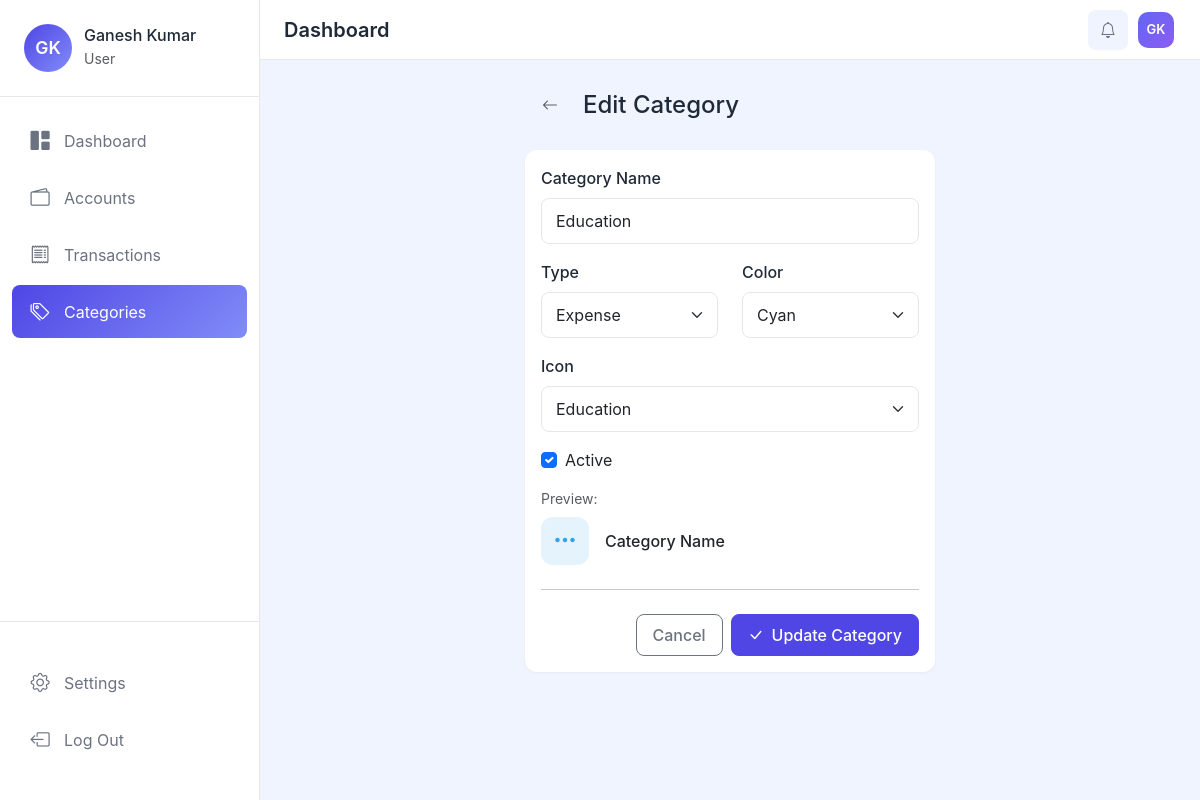
The app's page /categories/8/edit/ (signed in) with its own data.
### apps/accounts/models.py (models this page shows, shortened)
class UserProfile(models.Model):
    CURRENCY_CHOICES = [
        ('NPR', 'Nepali Rupee (रू)'),
        ('USD', 'US Dollar ($)'),
        ('EUR', 'Euro (€)'),
        ('GBP', 'British Pound (£)'),
        ('INR', 'Indian Rupee (₹)'),
        ('AUD', 'Australian Dollar (A$)'),
        ('CAD', 'Canadian Dollar (C$)'),
        ('JPY', 'Japanese Yen (¥)'),
        ('CNY', 'Chinese Yuan (¥)'),
    ]
    user = models.OneToOneField(User, on_delete=models.CASCADE, related_name='profile')
    profile_picture = models.ImageField(upload_to='profiles/', blank=True, null=True)
    currency = models.CharField(max_length=3, choices=CURRENCY_CHOICES, default='NPR')
    created_at = models.DateTimeField(auto_now_add=True)
    updated_at = models.DateTimeField(auto_now=True)
    class Meta:
        verbose_name = 'User Profile'
        verbose_name_plural = 'User Profiles'
    @property
    def display_name(self):
        if self.user.first_name:
            return f"{self.user.first_name} {self.user.last_name}".strip()
        return self.user.username
    @property
    def initials(self):
        if self.user.first_name and self.user.last_name:
            return f"{self.user.first_name[0]}{self.user.last_name[0]}".upper()
        return self.user.username[:2].upper()

### apps/categories/models.py (models this page shows, shortened)
class Category(models.Model):
    COLOR_CHOICES = [
        ('#FF6384', 'Red'),
        ('#36A2EB', 'Blue'),
        ('#FFCE56', 'Yellow'),
        ('#4BC0C0', 'Teal'),
        ('#9966FF', 'Purple'),
        ('#FF9F40', 'Orange'),
        ('#7CB342', 'Green'),
        ('#E91E63', 'Pink'),
        ('#00BCD4', 'Cyan'),
        ('#795548', 'Brown'),
        ('#607D8B', 'Grey'),
        ('#3F51B5', 'Indigo'),
    ]
    ICON_CHOICES = [
        ('bi-cart', 'Shopping Cart'),
        ('bi-house', 'House'),
        ('bi-car-front', 'Car'),
        ('bi-cup-hot', 'Food/Drink'),
        ('bi-lightning', 'Utilities'),
        ('bi-film', 'Entertainment'),
        ('bi-heart-pulse', 'Health'),
        ('bi-mortarboard', 'Education'),
        ('bi-airplane', 'Travel'),
        ('bi-gift', 'Gifts'),
        ('bi-briefcase', 'Work'),
        ('bi-cash', 'Income'),
        ('bi-piggy-bank', 'Savings'),
        ('bi-three-dots', 'Other'),
    ]
    CATEGORY_TYPES = [
        ('expense', 'Expense'),
        ('income', 'Income'),
        ('both', 'Both'),
    ]
    name = models.CharField(max_length=100, unique=True)
    color = models.CharField(max_length=7, choices=COLOR_CHOICES, default='#36A2EB')
    icon = models.CharField(max_length=50, choices=ICON_CHOICES, default='bi-three-dots')
    category_type = models.CharField(max_length=10, choices=CATEGORY_TYPES, default='expense')
    is_active = models.BooleanField(default=True)
    created_by = models.ForeignKey(User, on_delete=models.SET_NULL, null=True, blank=True, related_name='created_categories')
    created_at = models.DateTimeField(auto_now_add=True)
    updated_at = models.DateTimeField(auto_now=True)
    class Meta:
        verbose_name = 'Category'
        verbose_name_plural = 'Categories'
        ordering = ['name']

### apps/categories/views.py (the view, shortened to what this page needs)
# urls.py: path('<int:pk>/edit/', views.CategoryUpdateView.as_view(), name='edit'),
class CategoryUpdateView(LoginRequiredMixin, UpdateView):
    model = Category
    form_class = CategoryForm
    template_name = 'categories/form.html'
    success_url = reverse_lazy('categories:list')
    def get_queryset(self):
        return Category.objects.filter(is_active=True)
    def get_context_data(self, **kwargs):
        context = super().get_context_data(**kwargs)
        context['title'] = 'Edit Category'
        context['button_text'] = 'Update Category'
        return context

### apps/categories/forms.py
class CategoryForm(forms.ModelForm):
    class Meta:
        model = Category
        fields = ['name', 'color', 'icon', 'category_type', 'is_active']
        widgets = {
            'name': forms.TextInput(attrs={
                'class': 'form-control',
                'placeholder': 'Category name'
            }),
            'color': forms.Select(attrs={'class': 'form-select'}),
            'icon': forms.Select(attrs={'class': 'form-select'}),
            'category_type': forms.Select(attrs={'class': 'form-select'}),
            'is_active': forms.CheckboxInput(attrs={'class': 'form-check-input'}),
        }

### apps/categories/templates/categories/form.html (shortened to what this page needs)
{% extends 'base.html' %}
{% block content %}
<div class="container-fluid px-4">
    <div class="row justify-content-center">
        <div class="col-lg-6">
            <div class="d-flex align-items-center mb-4">
                <a href="{% url 'categories:list' %}" class="btn btn-link text-muted me-2">
                    <i class="bi bi-arrow-left"></i>
                </a>
                <h4 class="mb-0">{{ title }}</h4>
            </div>
            <div class="card">
                <div class="card-body">
                    <form method="post">
                        <div class="mb-3">
                            <label for="id_name" class="form-label">Category Name</label>
                            {{ form.name }}
                        </div>
                        <div class="row">
                            <div class="col-md-6 mb-3">
                                <label for="id_category_type" class="form-label">Type</label>
                                {{ form.category_type }}
                            </div>
                            <div class="col-md-6 mb-3">
                                <label for="id_color" class="form-label">Color</label>
                                {{ form.color }}
                            </div>
                        </div>
                        <div class="mb-3">
                            <label for="id_icon" class="form-label">Icon</label>
                            {{ form.icon }}
                        </div>
                        <div class="mb-3">
                            <div class="form-check">
                                {{ form.is_active }}
                                <label class="form-check-label" for="id_is_active">Active</label>
                            </div>
                        </div>
                        <div class="mb-4">
                            <p class="text-muted small mb-2">Preview:</p>
                            <div class="d-flex align-items-center">
                                <div id="iconPreview" class="category-icon me-3" style="background-color: #36A2EB20; color: #36A2EB;">
                                    <i class="bi-three-dots fs-4"></i>
                                </div>
                                <span id="namePreview" class="fw-medium">Category Name</span>
                            </div>
                        </div>
                        <hr class="my-4">
                        <div class="d-flex justify-content-end gap-2">
                            <a href="{% url 'categories:list' %}" class="btn btn-outline-secondary">Cancel</a>
                            <button type="submit" class="btn btn-primary">
                                <i class="bi bi-check-lg me-2"></i>{{ button_text }}
                            </button>
                        </div>
                    </form>
                </div>
            </div>
        </div>
    </div>
</div>
{% endblock %}

### templates/components/sidebar.html (shortened to what this page needs)
{% load static %}
<nav class="sidebar" id="sidebar">
    <div class="sidebar-header">
        <div class="user-profile">
            {% if user.profile.profile_picture %}
            <img src="{{ user.profile.profile_picture.url }}" alt="Profile" class="profile-img">
            {% else %}
            <div class="profile-initials">{{ user.profile.initials }}</div>
            {% endif %}
            <div class="user-info">
                <h6 class="mb-0">{{ user.profile.display_name }}</h6>
                <small class="text-muted">User</small>
            </div>
        </div>
    </div>
    <ul class="nav flex-column">
        <li class="nav-item">
            <a class="nav-link {% if request.resolver_match.url_name == 'index' %}active{% endif %}" href="{% url 'dashboard:index' %}">
                <i class="bi bi-grid-1x2-fill"></i>
                <span>Dashboard</span>
            </a>
        </li>
        <li class="nav-item">
            <a class="nav-link {% if 'wallets' in request.resolver_match.namespace %}active{% endif %}" href="{% url 'wallets:list' %}">
                <i class="bi bi-wallet2"></i>
                <span>Accounts</span>
            </a>
        </li>
        <li class="nav-item">
            <a class="nav-link {% if 'transactions' in request.resolver_match.namespace %}active{% endif %}" href="{% url 'transactions:list' %}">
                <i class="bi bi-receipt"></i>
                <span>Transactions</span>
            </a>
        </li>
        <li class="nav-item">
            <a class="nav-link {% if 'categories' in request.resolver_match.namespace %}active{% endif %}" href="{% url 'categories:list' %}">
                <i class="bi bi-tags"></i>
                <span>Categories</span>
            </a>
        </li>
    </ul>
    <div class="sidebar-footer">
        <ul class="nav flex-column">
            <li class="nav-item">
                <a class="nav-link {% if request.resolver_match.url_name == 'profile' %}active{% endif %}" href="{% url 'accounts:profile' %}">
                    <i class="bi bi-gear"></i>
                    <span>Settings</span>
                </a>
            </li>
            <li class="nav-item">
                <form method="post" action="{% url 'accounts:logout' %}" id="logoutForm">
                    <a class="nav-link" href="#" onclick="document.getElementById('logoutForm').submit(); return false;">
                        <i class="bi bi-box-arrow-left"></i>
                        <span>Log Out</span>
                    </a>
                </form>
            </li>
        </ul>
    </div>
</nav>

### templates/components/navbar.html (shortened to what this page needs)
<nav class="top-navbar">
    <div class="d-flex align-items-center">
        <h5 class="page-title mb-0 d-none d-md-block">{% block page_title %}Dashboard{% endblock %}</h5>
    </div>
    <div class="navbar-actions d-flex align-items-center gap-2">
        <div class="dropdown">
            <button class="btn btn-icon" type="button" data-bs-toggle="dropdown" aria-expanded="false" id="notificationDropdownBtn">
                <i class="bi bi-bell"></i>
            </button>
        </div>
        <div class="dropdown">
            <button class="btn btn-icon profile-btn" type="button" data-bs-toggle="dropdown" aria-expanded="false">
                <div class="profile-avatar-sm">
                    {% if user.first_name %}
                        {{ user.first_name|make_list|first }}{{ user.last_name|make_list|first }}
                    {% else %}
                        {{ user.username|make_list|first|upper }}
                    {% endif %}
                </div>
            </button>
        </div>
    </div>
</nav>

### static/css/style.css (style rules this page uses)
:root { --primary-color: #4F46E5; --primary-light: #818CF8; --sidebar-bg: #FFFFFF; --sidebar-width: 260px; --navbar-height: 60px; --body-bg: #F0F4FF; --card-bg: #FFFFFF; --text-primary: #1F2937; --text-secondary: #6B7280; --border-color: #E5E7EB; --success-color: #10B981; --danger-color: #EF4444; --warning-color: #F59E0B; }
* { margin: 0; padding: 0; box-sizing: border-box; }
body { font-family: 'Inter', -apple-system, BlinkMacSystemFont, 'Segoe UI', Roboto, sans-serif; background-color: var(--body-bg); color: var(--text-primary); }
.sidebar { width: var(--sidebar-width); background: var(--sidebar-bg); border-right: 1px solid var(--border-color); position: fixed; top: 0; left: 0; height: 100vh; display: flex; flex-direction: column; z-index: 1000; transition: transform 0.3s ease; }
.sidebar-header { padding: 1.5rem; border-bottom: 1px solid var(--border-color); }
.user-profile { display: flex; align-items: center; gap: 12px; }
.profile-initials { width: 48px; height: 48px; border-radius: 50%; background: linear-gradient(135deg, var(--primary-color), var(--primary-light)); color: white; display: flex; align-items: center; justify-content: center; font-weight: 600; font-size: 1.1rem; }
.sidebar .nav { padding: 1rem 0; flex: 1; }
.sidebar .nav-item { margin: 2px 0.75rem; }
.sidebar .nav-link { display: flex; align-items: center; gap: 12px; padding: 0.75rem 1rem; color: var(--text-secondary); border-radius: 8px; text-decoration: none; transition: all 0.2s ease; }
.sidebar .nav-link.active { background: linear-gradient(135deg, var(--primary-color), var(--primary-light)); color: white; }
.sidebar .nav-link i { font-size: 1.2rem; width: 24px; text-align: center; }
.sidebar-footer { padding: 1rem 0; border-top: 1px solid var(--border-color); margin-top: auto; }
.top-navbar { height: var(--navbar-height); background: var(--card-bg); border-bottom: 1px solid var(--border-color); display: flex; align-items: center; justify-content: space-between; padding: 0 1.5rem; position: sticky; top: 0; z-index: 100; }
.page-title { font-weight: 600; color: var(--text-primary); margin: 0; }
.btn-icon { width: 40px; height: 40px; border-radius: 10px; display: flex; align-items: center; justify-content: center; background: var(--body-bg); border: none; color: var(--text-secondary); position: relative; transition: all 0.2s; }
.profile-btn { padding: 0 !important; background: transparent !important; border: none !important; }
.profile-avatar-sm { width: 36px; height: 36px; border-radius: 10px; background: linear-gradient(135deg, #6366f1 0%, #8b5cf6 100%); color: white; display: flex; align-items: center; justify-content: center; font-size: 13px; font-weight: 600; }
.navbar-actions { display: flex; align-items: center; gap: 8px; }
.card { border: none; border-radius: 12px; box-shadow: 0 1px 3px rgba(0, 0, 0, 0.05); background: var(--card-bg); }
.account-icon, .category-icon, .wallet-icon { width: 48px; height: 48px; border-radius: 12px; display: flex; align-items: center; justify-content: center; }
.form-control, .form-select { border-radius: 8px; border-color: var(--border-color); padding: 0.625rem 0.875rem; }
.form-label { font-weight: 500; color: var(--text-primary); margin-bottom: 0.5rem; }
.btn { border-radius: 8px; font-weight: 500; padding: 0.5rem 1rem; transition: all 0.2s ease; }
.btn-primary { background: var(--primary-color); border-color: var(--primary-color); }
.fw-medium { font-weight: 500; }

### records on screen
Category: name "Education", category_type "Expense", color "Cyan", icon "Education", is_active "☑"

### other values on screen
{{ user.profile.initials }} "GK"
{{ user.profile.display_name }} "Ganesh Kumar"
{{ user.first_name|make_list|first }} "G"
{{ user.last_name|make_list|first }} "K"
{{ title }} "Edit Category"
{{ button_text }} "Update Category"
